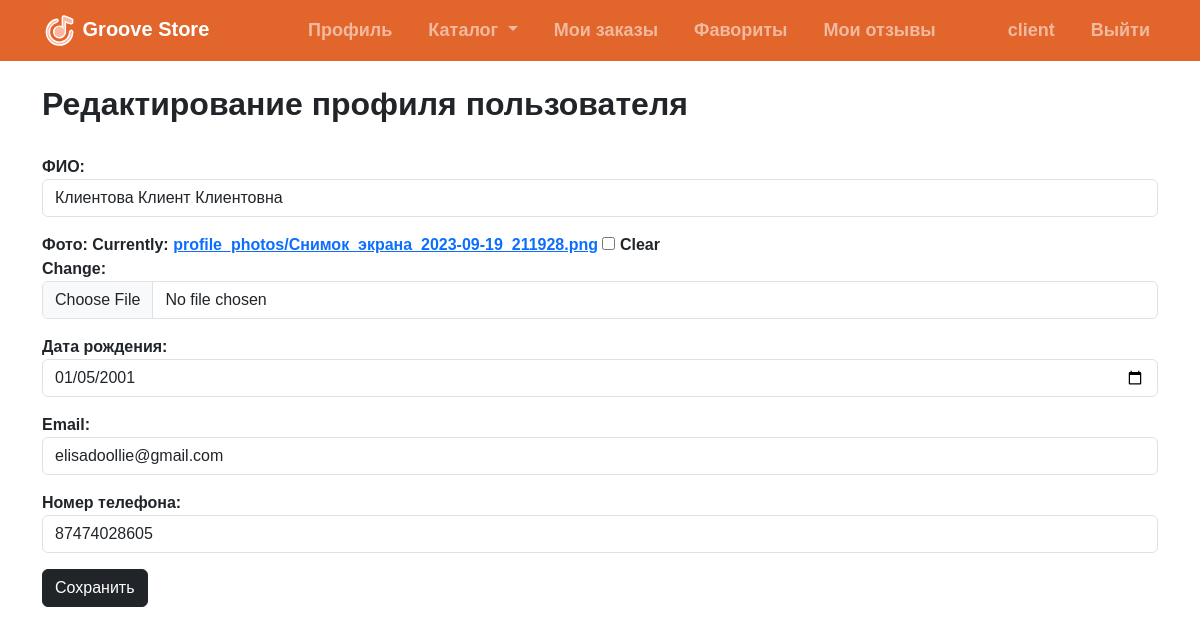
/edit_client_profile/ (signed in), run on the app's committed database.
### app/models.py (models this page shows, shortened)
class UserProfile(models.Model):
    user = models.OneToOneField(User, on_delete=models.CASCADE)
    full_name = models.CharField("ФИО", max_length=255, blank=True, null=True)
    photo = models.FileField("Фото", upload_to="profile_photos/",  blank=True, null=True)
    birth_date = models.DateField("Дата рождения", blank=True, null=True)
    email = models.EmailField("Email", blank=True, null=True)
    phone_number = models.CharField("Номер телефона", max_length=11, blank=True, null=True)

### app/views.py (the view)
# urls.py: path('edit_client_profile/', edit_client_profile, name='edit_client_profile'),
@login_required
def edit_client_profile(request):
    categories = Category.objects.all()
    user_profile, created = UserProfile.objects.get_or_create(user=request.user)
    if request.method == 'POST':
        form = UserProfileForm(request.POST, request.FILES, instance=user_profile)
        if form.is_valid():
            form.instance.user = request.user
            form.save()
            return redirect('client')
    else:
        form = UserProfileForm(instance=user_profile)
    return render(request, 'edit_client_profile.html', {'form': form, 'categories': categories})

### app/forms.py
class UserProfileForm(forms.ModelForm):
    class Meta:
        model = UserProfile
        exclude = ['user']  # Исключаем поле user из формы
        widgets = {
            'full_name': forms.TextInput(attrs={'class': 'form-control'}),
            'photo': forms.ClearableFileInput(attrs={'class': 'form-control'}),
            'birth_date': forms.DateInput(attrs={'class': 'form-control', 'type': 'date'}),
            'email': forms.EmailInput(attrs={'class': 'form-control'}),
            'phone_number': forms.TextInput(attrs={'class': 'form-control'}),
        }

### templates/edit_client_profile.html (shortened to what this page needs)
{% extends 'base.html' %}
{% load static %}
{% block nav_block %}
<li class="nav-item">
    <a class="nav-link" href="{% url 'client' %}">Профиль</a>
</li>
<li class="nav-item dropdown">
  <a class="nav-link dropdown-toggle" href="#" role="button" data-bs-toggle="dropdown" aria-expanded="false">
    Каталог
  </a>
</li>
  <li class="nav-item">
      <a class="nav-link" href="#">Мои заказы</a>
  </li>
  <li class="nav-item">
      <a class="nav-link" href="{% url 'favorites' %}">Фавориты</a>
  </li>
  <li class="nav-item">
      <a class="nav-link" href="{% url 'reviews' %}">Мои отзывы</a>
  </li>
<li class="nav-item">
    <a class="nav-link" href="#"></a>
</li>
{% if user.is_authenticated %}
  {% if user.is_active and user.is_staff %}
    <li class="nav-item">
      <a class="nav-link" href="{% url 'manager' %}">{{ user.username }}</a>
    </li>
  {% elif user.is_active %}
    <li class="nav-item">
      <a class="nav-link" href="{% url 'client' %}">{{ user.username }}</a>
    </li>
  {% endif %}
  <li class="nav-item">
    <a class="nav-link" href="{% url 'logout' %}">Выйти</a>
  </li>
{% else %}
  <li class="nav-item">
    <a class="nav-link" href="{% url 'login' %}">Войти</a>
  </li>
{% endif %}
{% endblock %}
{% block content %}
<br>
<h2>Редактирование профиля пользователя</h2>
<br>
<form method="post" enctype="multipart/form-data">
    {{ form.as_p }}
    <button type="submit" class="btn btn-dark">Сохранить</button>
</form>
{% endblock %}

### static/css/style.css (style rules this page uses)
body, h1, h2, h3, h4, h5, h6, p, a, span, div, li, ul, ol, input, button, textarea { font-family: 'Mont', sans-serif; font-weight: 600; font-style: normal; }

### data on the page
UserProfile: full_name "Клиентова Клиент Клиентовна", birth_date "01/05/2001", email "elisadoollie@gmail.com", phone_number "87474028605"

### other printed values
{{ user.username }} "client"
